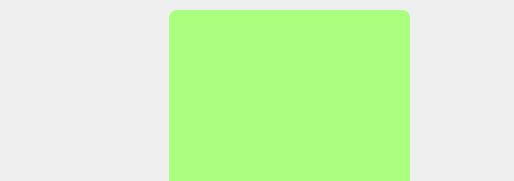
<?xml version="1.0" encoding="UTF-8"?>
<ui version="4.0">
 <class>Form</class>
 <widget class="QWidget" name="Form">
  <property name="geometry">
   <rect>
    <x>0</x>
    <y>0</y>
    <width>514</width>
    <height>181</height>
   </rect>
  </property>
  <property name="windowTitle">
   <string>Form</string>
  </property>
  <widget class="QLabel" name="label_2">
   <property name="geometry">
    <rect>
     <x>169</x>
     <y>10</y>
     <width>241</width>
     <height>241</height>
    </rect>
   </property>
   <property name="minimumSize">
    <size>
     <width>50</width>
     <height>50</height>
    </size>
   </property>
   <property name="styleSheet">
    <string notr="true">background-color: rgb(170, 255, 127);
    box-shadow: 1px 1px 3px rgba(0,0,0,0.3);font-size:16px;border-radius: 8px;font-family: 微软雅黑;
</string>
   </property>
   <property name="text">
    <string/>
   </property>
   <property name="alignment">
    <set>Qt::AlignLeading|Qt::AlignLeft|Qt::AlignVCenter</set>
   </property>
   <property name="wordWrap">
    <bool>true</bool>
   </property>
  </widget>
  <widget class="QLabel" name="label">
   <property name="geometry">
    <rect>
     <x>430</x>
     <y>10</y>
     <width>50</width>
     <height>50</height>
    </rect>
   </property>
   <property name="minimumSize">
    <size>
     <width>50</width>
     <height>50</height>
    </size>
   </property>
   <property name="maximumSize">
    <size>
     <width>50</width>
     <height>50</height>
    </size>
   </property>
   <property name="text">
    <string/>
   </property>
  </widget>
 </widget>
 <resources/>
 <connections/>
</ui>
